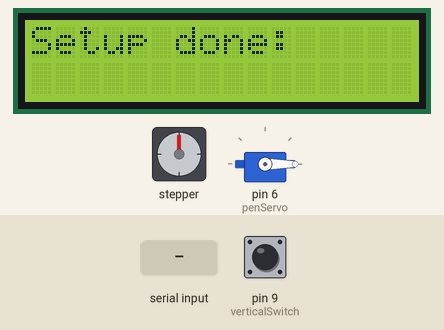
Recording of a sketch running on a simulated Arduino Uno, built with avr-gcc and run on an emulated ATmega328P. On the bench: stepper motor, 16×2 character LCD, servo. Wiring (inferred from the names in the program): stepper motor (2048 steps per turn assumed): coils pin 2, pin 4, pin 3, pin 5. The test bench sets the inputs (shaded band); at power-on: pin 9 (verticalSwitch) LOW.

Above: at 0.1 s.
1.6 s: pin 9 (verticalSwitch) pulled HIGH for 0.15 s
At 3.7 s:
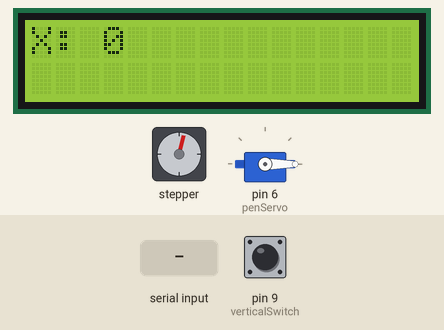
4.6 s: "d" received over Serial
At 5.6 s:
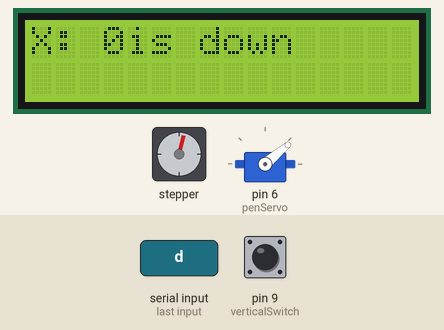
6.6 s: "u" received over Serial
At 8.3 s:
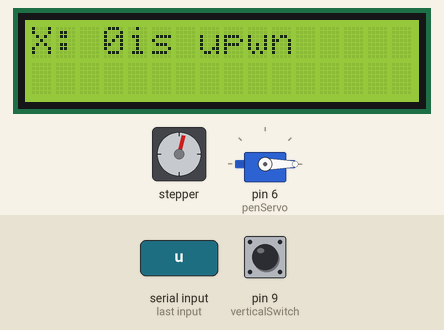
Timing chart, 0 to 9.8 s (numbered marks = the images above; inputs shaded):
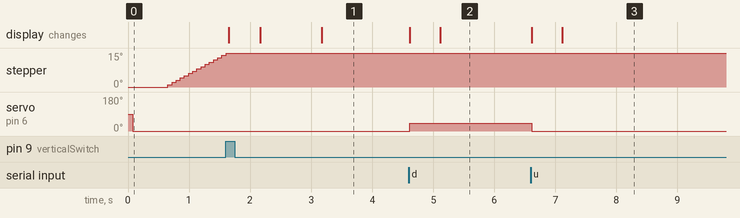

Measured:
- after the input at 1.6 s, stepper: goes on until 1.6 s, then stays 15°; the display: first changes after 0.05 s (image 1 shows a later state)
- after the input at 4.6 s, servo on pin 6 (penServo): 0° → 40° at once; the display: first changes at once (image 2 shows a later state)
- after the input at 6.6 s, servo on pin 6 (penServo): 40° → 0° at once; the display: first changes at once (image 3 shows a later state)

The sketch:

PositionInitialization_Constraining_indicatoin_ServoUpDown_F.ino
```cpp
#include<LiquidCrystal_I2C.h>
LiquidCrystal_I2C lcd(0x3F, 16, 2);
#include<Servo.h>
/*
 *This version does following functions:
 *
 *1. Can put the pen Up and Down with commands 'u' and 'd' respectively.
 *2. Can initialize the position of the pen-carrier nearest to the motor via the horizontal switch.
 *3. Can move the pen-carrier forward and backward direction with the commands 'f' and 'b' respectively.
 *4. Can constrain the movement of the pencarrier up to it's range. When the carrier reaches end, 'f'
 *    command will no longer move it further and the same applies for 'b'.
 *5. Shows the position of the pen-carrier in the format "x:X" where x is the current positioni and
 *   X is the maximum position.
 *
 *
 *
 *
 *
 *
 *
 *
 *
 */

Servo penServo;

#define in1 2 //A+
#define in2 3 //A-
#define in3 4 //B+
#define in4 5 //B-
#define verticalSwitch 9

unsigned short currentX = 0; //The current position of the pen.
#define maxXposition  28  //The maximum X position of the pen.
#define minXposition 0    //Minimum X position of the pen.

void setup() {
  lcd.init();
  lcd.backlight();
  Serial.begin(9600);
  penServo.attach(6);

  pinMode(in1, OUTPUT);
  pinMode(in2, OUTPUT);
  pinMode(in3, OUTPUT);
  pinMode(in4, OUTPUT);
  pinMode(verticalSwitch, INPUT);

  lcd.setCursor(0,0);
  lcd.println("Setup done:");
  penServo.write(0);
  delay(500);


   boolean positionInitialized = false;
    while(positionInitialized == false)
  {
    if(digitalRead(verticalSwitch)!=0)
    {
      positionInitialized = true;
     lcd.setCursor(0,0);
      lcd.print("Condition matched");
      delay(500);
    }
    else
    {
      stepBackward(1, 10);
    }
  }

  lcd.setCursor(0,0);
  lcd.println("Pos initialized");
  delay(1000);
  lcd.clear();
}

void loop() {
 if(Serial.available() > 0)
 {
  char command = Serial.read();
  switch(command)
  {
    case 'u':
    {
      penServo.write(0);
      lcd.home();
      lcd.print("Pen is up");
      delay(500);
    }
    break;
    case 'd':
    {
      penServo.write(40);
      lcd.home();
      lcd.print("Pen is down");
      delay(500);
    }
    break;
    case 'b':
    {
      if(currentX > 0)
      {
      stepBackward(1, 10);
      if(currentX%10==0) { lcd.setCursor(2,0); lcd.print("            "); } //Clearing garbage value on the lcd.
      currentX--;
      }
    }
    break;
    case 'f':
    {
      if(currentX < maxXposition)
      {
      stepForward(1, 10);
      if(currentX%10==0) { lcd.setCursor(2,0); lcd.print("            "); } //Clearing garbage value on the lcd.
      currentX++;
      }
    }

    default:
    break;
  }
 }
  lcd.setCursor(0,0);
  lcd.print("X: ");
  lcd.print(currentX);


}

#define highTime 2   //The period of phase being turned on in millisecond.

void stepBackward(int stepCount, int switchGap)  //function for one backward step
{
 for(int i = 0; i<=stepCount; i++)
 {
  //Turning on phase A in +-
  digitalWrite(in1, HIGH);
  digitalWrite(in2, LOW);
  delay(highTime);
  //Turning off phase A
  digitalWrite(in1, LOW);
  digitalWrite(in2, LOW);
  delay(switchGap);

  //Turning on phase B in +-
  digitalWrite(in3, HIGH);
  digitalWrite(in4, LOW);
  delay(highTime);
  //Turning off phase B
  digitalWrite(in3, LOW);
  digitalWrite(in4, LOW);
  delay(switchGap);
  //--------------------------------------

  //Turning phase A in -+
  digitalWrite(in1, LOW);
  digitalWrite(in2, HIGH);
  delay(highTime);
  //Turning off phase A
  digitalWrite(in1, LOW);
  digitalWrite(in2, LOW);
  delay(switchGap);

   //Turning on phase B in -+
  digitalWrite(in3, LOW);
  digitalWrite(in4, HIGH);
  delay(highTime);
  //Turning off phase B
  digitalWrite(in3, LOW);
  digitalWrite(in4, LOW);
  delay(switchGap);
 }
}

void stepForward(int stepCount, int switchGap)  //Function for one forward step
{
 for(int i = 0; i<=stepCount; i++)
 {
  //Turning on phase B in +-
  digitalWrite(in3, HIGH);
  digitalWrite(in4, LOW);
  delay(highTime);
  //Turning off phase B
  digitalWrite(in3, LOW);
  digitalWrite(in4, LOW);
  delay(switchGap);
  //--------------------------------------

  //Turning on phase A in +-
  digitalWrite(in1, HIGH);
  digitalWrite(in2, LOW);
  delay(highTime);
  //Turning off phase A
  digitalWrite(in1, LOW);
  digitalWrite(in2, LOW);
 delay(switchGap);


   //Turning on phase B in -+
  digitalWrite(in3, LOW);
  digitalWrite(in4, HIGH);
  delay(highTime);
  //Turning off phase B
  digitalWrite(in3, LOW);
  digitalWrite(in4, LOW);
  delay(switchGap);


  //Turning phase A in -+
  digitalWrite(in1, LOW);
  digitalWrite(in2, HIGH);
  delay(highTime);
  //Turning off phase A
  digitalWrite(in1, LOW);
  digitalWrite(in2, LOW);
  delay(switchGap);

 }


}
```
